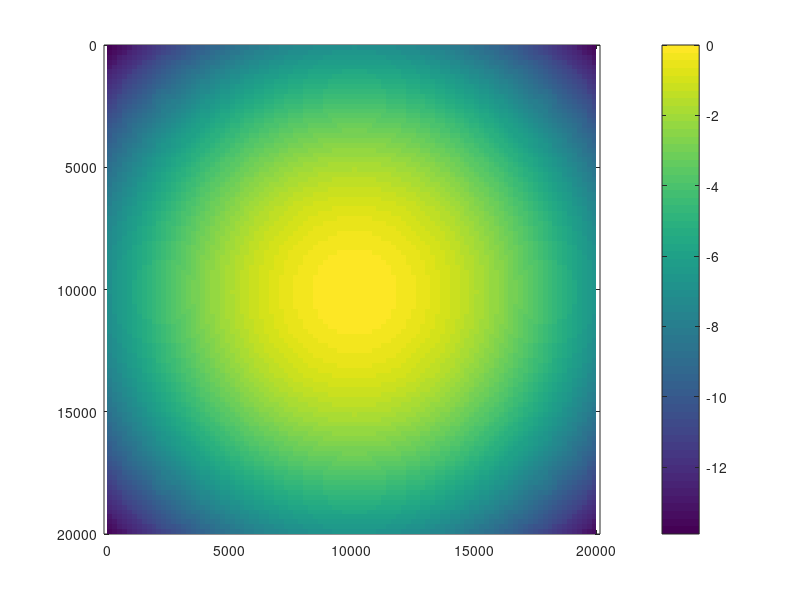

This chart was generated by the following MATLAB code: (Note: this script raises an error after producing the figure.)

clear all;
close all;
%clf

samp = [200,200];
nx = floor(20e3/samp(1))+1;
ny = floor(20e3/samp(2))+1;

x = linspace(0,20e3,nx);
y = linspace(0,20e3,ny);

slip = zeros(nx,ny);

hypo = [10e3,10e3];

d = 1; %1m
a = 2500;

for j = 1:ny
    for i = 1:nx
        ix = (i-1)*samp(1);
        iy = (j-1)*samp(2);
        r = (ix-hypo(1))^2+(iy-hypo(2))^2;
        slip(i,j) = d*exp(-r/a^2);
    end
end
   

figure(1)
%colormap(jet)
pcolor(x,y,log10(slip+1e-60)');
shading flat
colorbar;
axis ij equal
%% write into binary
fid = fopen('bin/slip.bin','wb');
fwrite(fid,slip,'single');
fclose(fid);

% fid = fopen('bin/slip.bin','rb');
% data=fread(fid,'single');
% data2 = reshape(data,nx,ny);
% fclose(fid);
%% benchmark
slipS = slip*100;
slipD = zeros(size(slipS));
rig = 3.3e10;
lam = rig;
sfac = 0.5;
[sigmaS,sigmaD,EsS,EsD] = slip2stress9(slipS,slipD,samp/1e3,rig,lam,sfac);

figure(2)
colormap(jet)
pcolor(sigmaS);
shading flat
colorbar
axis equal ij

fprintf('1- %6.4e\n',sum(sum(sigmaS.*slip))/sum(sum(slip)));
%% SORD results

fid=fopen('strdrop/out/sue','rb');
data = fread(fid,'single');
su = reshape(data,nx,ny);
fclose(fid);

fid=fopen('strdrop/out/tse','rb');
data = fread(fid,'single')/1e6;
tsc = 60-reshape(data,nx,ny);
fclose(fid);

figure(3)
pcolor(su-slip)
shading flat
colorbar
axis equal ij

figure(4)
%colormap(jet)
pcolor(abs(tsc'-sigmaS)/max(sigmaS(:)));
%pcolor(abs(tsc'-sigmaS));
shading flat
colorbar
axis equal ij

fprintf('2- %6.4e\n',sum(sum(tsc'.*su))/sum(sum(su)));
figure(5)
%colormap(jet)
pcolor(tsc');
shading flat
colorbar
axis equal ij
